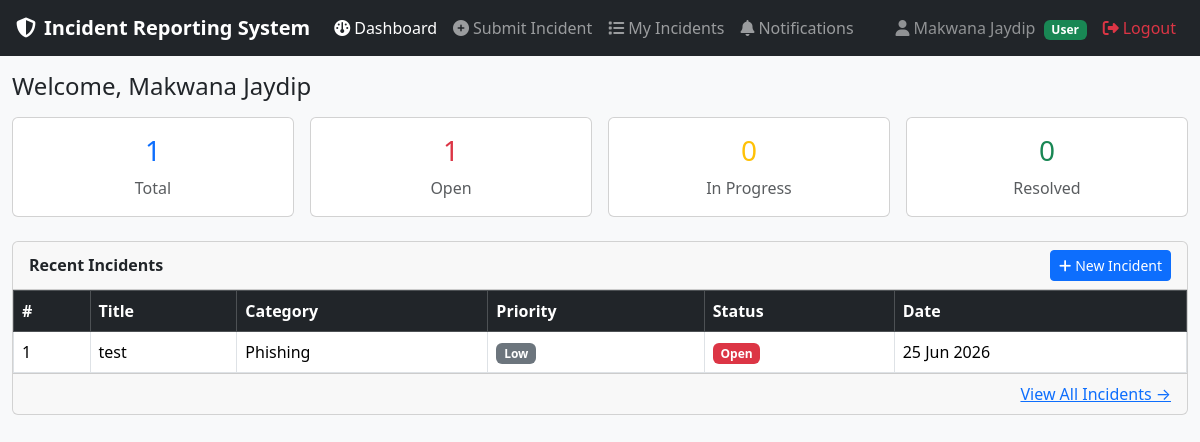
/user/dashboard.php (signed in), run on the app's committed database.
### tables this page shows
CREATE TABLE `incidents` (
  `id` int(10) UNSIGNED NOT NULL,
  `user_id` int(10) UNSIGNED NOT NULL,
  `assigned_to` int(10) UNSIGNED DEFAULT NULL,
  `title` varchar(255) NOT NULL,
  `description` text NOT NULL,
  `category` enum('Phishing','Malware','Ransomware','Unauthorized Access','DDoS','Data Breach','Social Engineering','Other') NOT NULL,
  `priority` enum('Low','Medium','High') NOT NULL DEFAULT 'Medium',
  `status` enum('Open','In Progress','Resolved') NOT NULL DEFAULT 'Open',
  `evidence_path` varchar(500) DEFAULT NULL,
  `resolved_at` datetime DEFAULT NULL,
  `created_at` datetime NOT NULL DEFAULT current_timestamp(),
  `updated_at` datetime NOT NULL DEFAULT current_timestamp() ON UPDATE current_timestamp()
);

### middleware/auth.php (called while the page is built, shortened)
<?php
function authId()   { return (int)($_SESSION['user_id'] ?? 0); }
function authName() { return $_SESSION['name'] ?? ''; }

### user/dashboard.php (the view, shortened to what this page needs)
<?php
require_once __DIR__ . '/../middleware/auth.php';
$uid       = authId();
$db        = getDB();
$total      = mysqli_fetch_assoc(mysqli_query($db, "SELECT COUNT(*) as cnt FROM incidents WHERE user_id = '$uid'"))['cnt'];
$open       = mysqli_fetch_assoc(mysqli_query($db, "SELECT COUNT(*) as cnt FROM incidents WHERE user_id = '$uid' AND status = 'Open'"))['cnt'];
$inprogress = mysqli_fetch_assoc(mysqli_query($db, "SELECT COUNT(*) as cnt FROM incidents WHERE user_id = '$uid' AND status = 'In Progress'"))['cnt'];
$resolved   = mysqli_fetch_assoc(mysqli_query($db, "SELECT COUNT(*) as cnt FROM incidents WHERE user_id = '$uid' AND status = 'Resolved'"))['cnt'];
$recent = mysqli_query($db, "SELECT * FROM incidents WHERE user_id = '$uid' ORDER BY created_at DESC LIMIT 5");
require_once __DIR__ . '/../includes/header.php';
require_once __DIR__ . '/../includes/sidebar.php';
?>
<h4 class="mb-3">Welcome, <?= htmlspecialchars(authName()) ?></h4>
<div class="row g-3 mb-4">
    <div class="col-6 col-md-3">
        <div class="card text-center">
            <div class="card-body">
                <h3 class="text-primary"><?= $total ?></h3>
                <p class="mb-0 text-muted">Total</p>
            </div>
        </div>
    </div>
    <div class="col-6 col-md-3">
        <div class="card text-center">
            <div class="card-body">
                <h3 class="text-danger"><?= $open ?></h3>
                <p class="mb-0 text-muted">Open</p>
            </div>
        </div>
    </div>
    <div class="col-6 col-md-3">
        <div class="card text-center">
            <div class="card-body">
                <h3 class="text-warning"><?= $inprogress ?></h3>
                <p class="mb-0 text-muted">In Progress</p>
            </div>
        </div>
    </div>
    <div class="col-6 col-md-3">
        <div class="card text-center">
            <div class="card-body">
                <h3 class="text-success"><?= $resolved ?></h3>
                <p class="mb-0 text-muted">Resolved</p>
            </div>
        </div>
    </div>
</div>
<div class="card">
    <div class="card-header d-flex justify-content-between align-items-center">
        <strong>Recent Incidents</strong>
        <a href="<?= BASE_URL ?>/user/submit_incident.php" class="btn btn-sm btn-primary">
            <i class="fa fa-plus me-1"></i>New Incident
        </a>
    </div>
    <div class="card-body p-0">
        <table class="table table-bordered table-hover mb-0">
            <thead class="table-dark">
                <tr>
                    <th>#</th>
                    <th>Title</th>
                    <th>Category</th>
                    <th>Priority</th>
                    <th>Status</th>
                    <th>Date</th>
                </tr>
            </thead>
            <tbody>
                <?php if (mysqli_num_rows($recent) === 0): ?>
                    <tr>
                        <td colspan="6" class="text-center text-muted py-3">
                            No incidents yet.
                            <a href="<?= BASE_URL ?>/user/submit_incident.php">Submit one</a>
                        </td>
                    </tr>
                <?php else: ?>
                    <?php while ($row = mysqli_fetch_assoc($recent)): ?>
                    <tr>
                        <td><?= $row['id'] ?></td>
                        <td><?= htmlspecialchars($row['title']) ?></td>
                        <td><?= $row['category'] ?></td>
                        <td>
                            <?php
                            $p = $row['priority'];
                            $pc = $p === 'High' ? 'danger' : ($p === 'Medium' ? 'warning' : 'secondary');
                            ?>
                            <span class="badge bg-<?= $pc ?>"><?= $p ?></span>
                        </td>
                        <td>
                            <?php
                            $s = $row['status'];
                            $sc = $s === 'Resolved' ? 'success' : ($s === 'In Progress' ? 'warning' : 'danger');
                            ?>
                            <span class="badge bg-<?= $sc ?>"><?= $s ?></span>
                        </td>
                        <td><?= date('d M Y', strtotime($row['created_at'])) ?></td>
                    </tr>
                    <?php endwhile; ?>
                <?php endif; ?>
            </tbody>
        </table>
    </div>
    <div class="card-footer text-end">
        <a href="<?= BASE_URL ?>/user/my_incidents.php">View All Incidents →</a>
    </div>
</div>
<?php require_once __DIR__ . '/../includes/footer.php'; ?>

### data on the page
incidents: id "1", title "test", category "Phishing", priority "Low", status "Open", created_at "25 Jun 2026"

### other printed values
APP_NAME "Incident Reporting System"
$currentName "Makwana Jaydip"
$currentRole "User"
authName() "Makwana Jaydip"
$total "1"
$open "1"
$inprogress "0"
$resolved "0"
